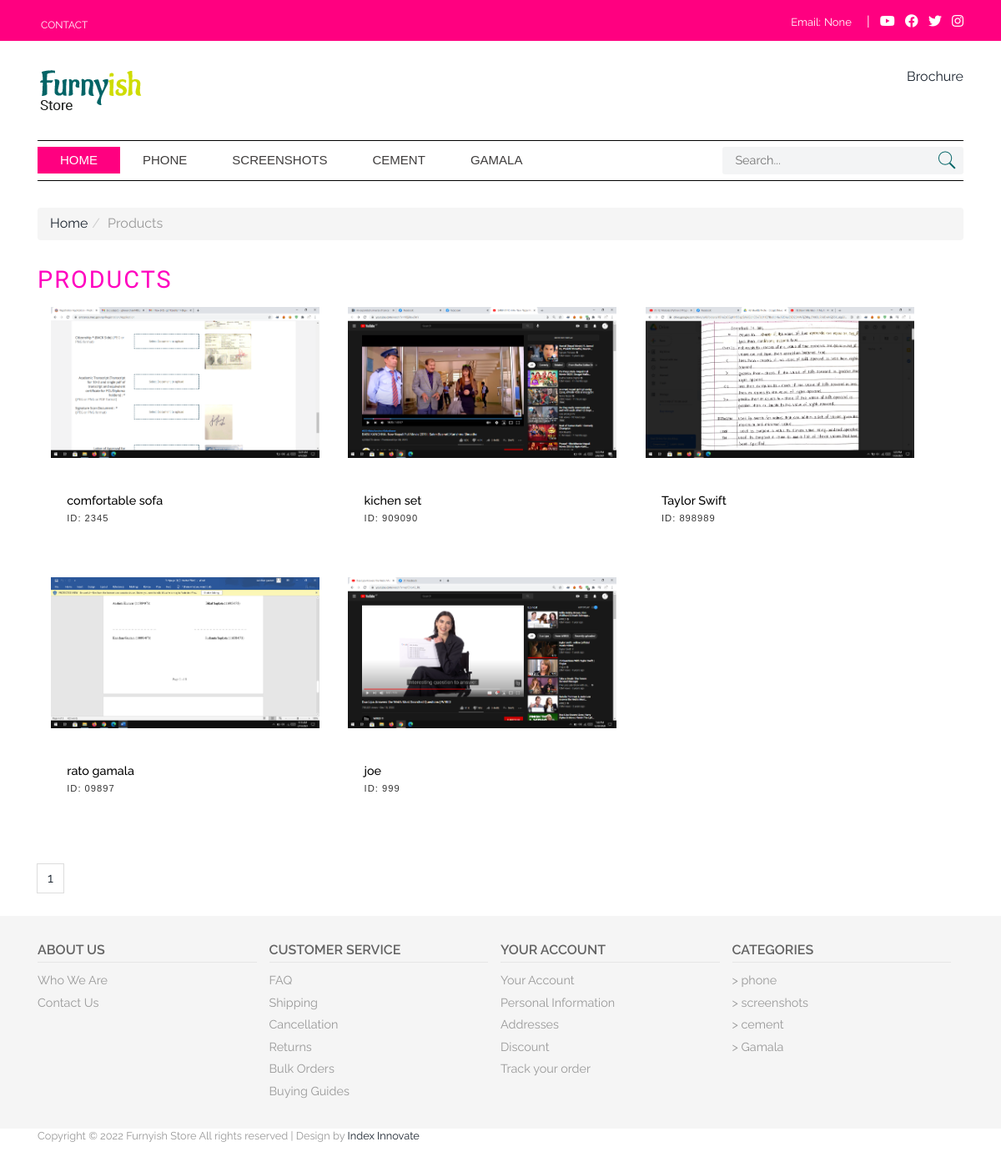
Page /products on the committed database.
### store/models.py (models this page shows, shortened)
class Setting(models.Model):
    name = models.CharField(max_length=200, null=True, blank=True)
    email = models.CharField(max_length=200, null=True, blank=True)
    phone = models.CharField(max_length=200, null=True, blank=True)
    location = models.CharField(max_length=200, null=True, blank=True)
    location_details = models.CharField(max_length=200, null=True, blank=True)
    fb = models.URLField(max_length=200, null=True, blank=True)
    insta = models.URLField(max_length=200, null=True, blank=True)
    yt = models.URLField(max_length=200, null=True, blank=True)
    tw = models.URLField(max_length=200, null=True, blank=True)
    class Meta:
       verbose_name_plural = "5. Setting"

class Category(models.Model):
    name = models.CharField(max_length=200, null=True, blank=True)
    code = models.CharField(max_length=122, null=True, blank=True)
    pub_date = models.DateTimeField(auto_now_add=True)
    class Meta:
       verbose_name_plural = "2. Category"

class Product(models.Model):
    name = models.CharField(max_length=200, null=True, blank=True)
    image = models.ImageField(null=True, blank=True)
    code = models.CharField(max_length=122, null=True, blank=True)
    short_description = models.TextField(max_length=200, null=True, blank=True)
    description = models.TextField(max_length=500, null=True, blank=True)
    details = models.TextField(max_length=500, null=True, blank=True)
    pub_date = models.DateTimeField(auto_now_add=True)
    is_featured = models.BooleanField(default=False)
    is_active = models.BooleanField(default=False)
    category = models.ForeignKey(Category, on_delete=models.SET_NULL, blank=True, null=True)
    class Meta:
       verbose_name_plural = "1. Product"

### store/views.py (the view, shortened to what this page needs)
# urls.py: path('products',views.products, name="products"),
def products(request):
    category = request.GET.get('category')
    if category == None:
        product_list = Product.objects.all()
        category_list = Category.objects.all().order_by('-id')
        setting = Setting.objects.first()
        paginator = Paginator(product_list, 6)
        page_number = request.GET.get('page') #url ma dekni value get garni ani page_number ma rakhni
        try:
            page_obj = paginator.get_page(page_number)
        except PageNotAnInteger:
            page_obj = paginator.page(1)
        except EmptyPage:
            page_obj = paginator.page(paginator.num_pages)
    context = {'product_list': product_list,'category_list' : category_list, 'setting': setting, 'page_obj':page_obj}
    return render(request, 'store/products.html', context)

### store/templates/store/products.html (shortened to what this page needs)
{% extends 'store/main.html' %}
{% load static %}
{% block content %}
{% include 'store/topnav.html' %}
{% include 'store/navbar.html' %}
<div class="login_sec">
    <div class="container">
        <ol class="breadcrumb">
          <li><a href="index.html">Home</a></li>
          <li class="active">Products</li>
        </ol>
        <h2>Products</h2>
        <div class="col-md-12 product-model-sec">
            {% for product in page_obj.object_list %}
                <a href="{% url 'single' product.id %}">
                    <div class="product-grid love-grid">
                            <div class="product-img b-link-stripe b-animate-go  thickbox">
                                <img src="{{product.image.url}}" class="img-responsive" alt=""/>
                                <div class="b-wrapper">
                                </div>
                           </div>
                </a>
                            <div class="product-info simpleCart_shelfItem">
                                <div class="product-info-cust prt_name">
                                    <h4>{{product.name}}</h4>
                                    <p>ID: {{product.code}}</p>
                                </div>
                            </div>
                    </div>
            {% endfor %}
        <nav aria-label="Page navigation example">
          <ul class="pagination justify-content-end">
            <li class="page-item"><a class="page-link">{{page_obj.number}}</a></li>
          </ul>
        </nav>
{% include 'store/footer.html' %} {% endblock %}

### store/templates/store/main.html (shortened to what this page needs)
<!DOCTYPE HTML>
{% load static %}
<html>
<head>
<link href="https://cdn.jsdelivr.net/npm/bootstrap@5.1.3/dist/css/bootstrap.min.css" rel="stylesheet">
<link href="{% static 'store/css/bootstrap.css' %}" rel='stylesheet' type='text/css' />
<link href="{% static 'store/css/style.css' %}" rel='stylesheet' type='text/css' />
<link rel="stylesheet" href="https://pro.fontawesome.com/releases/v5.10.0/css/all.css">
<link href="{% static 'store/css/megamenu.css' %}" rel="stylesheet" type="text/css" media="all" />
</head>
<body>
    {% block content %}{% endblock %}
</body>
</html>

### store/templates/store/topnav.html
{% load static %}
<div class="top_bg">
  <div class="container">
    <div class="header_top-sec">
      <div class="top_right">
        <ul>
          <li><a href="{% url 'contact' %}">Contact</a></li>
        </ul>
      </div>
      <div class="top_left">
        <ul>
          <li class="top_link">
            Email:<a href="{{setting.email}}">{{setting.email}}</a>
          </li>
          |
        </ul>
        <div class="social">
             <a href="{{setting.yt}}" target="_blank"><i class="fab fa-youtube"></i></a>
             <a href="{{setting.fb}}" target="_blank"><i class="fab fa-facebook"></i></a>
             <a href="{{setting.tw}}" target="_blank"><i class="fab fa-twitter"></i></a>
             <a href="{{setting.insta}}" target="_blank"><i class="fab fa-instagram"></i></a>
        </div>
      </div>
      <div class="clearfix"></div>
    </div>
  </div>
</div>

### store/templates/store/navbar.html
{% load static %}
<div class="header_top">
  <div class="container">
    <div class="logo">
      <a href="{% url 'home' %}"><img src="{% static 'store/images/logo.png' %}" alt="" /></a>
    </div>
    <div class="header_right">
        <a href="{% url 'brochure' %}" target="_blank" >Brochure</a>
    </div>
  </div>
</div>
<div class="mega_nav">
  <div class="container">
    <div class="menu_sec">
      <ul class="megamenu skyblue">
        <li class=" active grid">
          <a class="color1" href="{% url 'home' %}">Home</a>
        </li>
        <li class="grid">
          {% for category in category_list %}
          <a class="color1" href="{% url 'products' %}?category={{category.name}}">{{category.name}}</a>
          {% endfor %}
        </li>
      </ul>
      <div class="search">
        <form action="{% url 'searchbar' %}" method="GET">
          <input type="text" value="{{request.GET.query}}" name="query" placeholder="Search..." />
          <input type="submit" value=""/>
        </form>
      </div>
      <div class="clearfix"></div>
    </div>
  </div>
</div>

### store/templates/store/footer.html
{% load static %}
<div class="footer-content">
  <div class="container">
    <div class="ftr-grids">
      <div class="col-md-3 ftr-grid">
        <h4>About Us</h4>
        <ul>
          <li><a href="{% url 'home' %}">Who We Are</a></li>
          <li><a href="{% url 'contact' %}">Contact Us</a></li>
        </ul>
      </div>
      <div class="col-md-3 ftr-grid">
        <h4>Customer service</h4>
        <ul>
          <li><a href="#">FAQ</a></li>
          <li><a href="#">Shipping</a></li>
          <li><a href="#">Cancellation</a></li>
          <li><a href="#">Returns</a></li>
          <li><a href="#">Bulk Orders</a></li>
          <li><a href="#">Buying Guides</a></li>
        </ul>
      </div>
      <div class="col-md-3 ftr-grid">
        <h4>Your account</h4>
        <ul>
          <li><a href="{% url 'contact' %}">Your Account</a></li>
          <li><a href="#">Personal Information</a></li>
          <li><a href="#">Addresses</a></li>
          <li><a href="#">Discount</a></li>
          <li><a href="#">Track your order</a></li>
        </ul>
      </div>
      <div class="col-md-3 ftr-grid">
        <h4>Categories</h4>
        <ul>
          {% for category in category_list %}
          <li><a href="{% url 'products' %}?category={{category.name}}">> {{category.name}}</a></li>
          {% endfor %}
        </ul>
      </div>
      <div class="clearfix"></div>
    </div>
  </div>
</div>
<div class="footer">
  <div class="container">
    <div class="copywrite">
      <p>
        Copyright © 2022 Furnyish Store All rights reserved | Design by
        <a href="http://w3layouts.com">Index Innovate</a>
      </p>
    </div>
  </div>
</div>

### static/store/css/style.css (style rules this page uses)
h4, h5, h6, h1, h2, h3 { margin: 0; }
ul, ol { margin: 0; padding:0; }
p { margin: 0; }
html, body { font-family: 'Raleway', sans-serif; font-size: 100%; background: #ffffff; }
body a { transition:0.5s all; -webkit-transition:0.5s all; -moz-transition:0.5s all; -o-transition:0.5s all; -ms-transition:0.5s all; }
.breadcrumb { margin:2em 0; }
.top_bg { background:#ff0080; }
.header_top-sec { padding: 15px 0 8px; }
.logo img { width:100%; }
.header_top { padding:2em 0; }
.top_left { float: right; color:#fff; }
.top_right { float:left; color: #ffffff; margin-top: 3px; }
.top_right ul,.top_left ul { padding:0; list-style:none; display: inline-block; vertical-align: middle; }
.top_left ul li.top_link { margin-right:10px; }
.top_right ul li,.top_left ul li { display: inline-block; }
.social { display: inline-block; }
.top_right ul li:last-child { margin-right: 0; }
.top_right ul li a { text-align:center; padding: 0px 4px; text-transform:uppercase; font-size:12px; display:block; color:#ffffff; -webkit-transition: all 0.3s ease-in-out; -moz-transition: all 0.3s ease-in-out; -o-transition: all 0.3s ease-in-out; transition: all 0.3s ease-in-out; }
.top_left ul li { font-size:13px; }
.top_left ul li a { text-align:center; padding: 0px 4px; font-size:13px; color:#ffffff; -webkit-transition: all 0.3s ease-in-out; -moz-transition: all 0.3s ease-in-out; -o-transition: all 0.3s ease-in-out; transition: all 0.3s ease-in-out; }
.logo { float: left; }
.header_right { float: right; }
.social a i { color: white; }
.social i { margin-left: 8px; }
.search { position: relative; background: #f3f4f5; float: left; width: 26%; border-radius:3px; }
.search input[type="text"] { margin: 0px 0; padding: 6px 10px 6px 15px; outline: none; color: #5a5a5a; background: none; border: none; width: 89.33333%; position: relative; font-size: 0.9em; -webkit-appearance: none; }
.search input[type="submit"] { background: url('../images/search1.png') no-repeat 0px 1px; border: none; cursor: pointer; width: 24px; outline: none; position: absolute; height: 24px; top: 3px; right: 8px; }
.menu_sec { border-top:1px solid #000; border-bottom:1px solid #000; padding:7px 0; }
.header_right { position:relative; }
.footer-content { background:#F5F5F5; padding:2em 0; }
.ftr-grid h4 { color: #646464; font-weight: 600; display: block; border-bottom: 1px solid #E5E5E5; padding-bottom: 5px; text-transform:uppercase; font-size:1em; }
.ftr-grid { padding-left: 0; }
.ftr-grid ul li { display:block; }
.ftr-grid ul li:nth-child(1) { margin-top:0.5em; }
.ftr-grid ul li a { color:#999; padding:3px 0; display:block; font-size:0.9em; }
.footer { padding-bottom:2em; }
.copywrite p { color: #999; font-size: 0.8em; }
.product-model-sec { margin: 1em 0 0 0; float: right; }
.b-link-stripe { position:relative; display:inline-block; vertical-align:top; font-weight: 300; overflow:hidden; width: 100%; }
.b-link-stripe .b-wrapper { position:absolute; width:100%; height:100%; top:0; left:0; text-align:center; color:#ffffff; overflow:hidden; }
.b-animate-go { text-decoration:none; }
.product-grid { width: 30%; margin: 0 3% 4% 0; float: left; position: relative; transition: 0.5s all; -webkit-transition: 0.5s all; -moz-transition: 0.5s all; -o-transition: 0.5s all; min-height: 200px; border:1px solid #fff; }
.product-img img { width: 100%; }
.product-info-cust { float: left; padding: 0.8em 1.2em; }
.prt_name { padding: 0.8em 1.2em; float:none; }
.product-info-cust h4 { color:#000; font-weight:500; font-size:0.9em; }
.product-info-cust p { font-family: 'Arimo', sans-serif; font-size:0.7em; margin:5px 0; letter-spacing:1px; }
.product-info.simpleCart_shelfItem { margin-top: 30px; }
.login_sec { padding: 0em 0 3em 0; }
.login_sec h2 { text-transform: uppercase; font-size: 1.8em; font-family: 'Aladin', cursive; letter-spacing: 2px; color: #ff00bf; }

### rows in the picture
Setting: email "None"
Category: name "PHONE", name "phone"
Category: name "SCREENSHOTS", name "screenshots"
Category: name "CEMENT", name "cement"
Category: name "GAMALA", name "Gamala"
Product: image (picture), name "comfortable sofa", code "2345"
Product: image (picture), name "kichen set", code "909090"
Product: image (picture), name "Taylor Swift", code "898989"
Product: image (picture), name "rato gamala", code "09897"
Product: image (picture), name "joe", code "999"

### other values in the picture
{{ page_obj.number }} "1"
